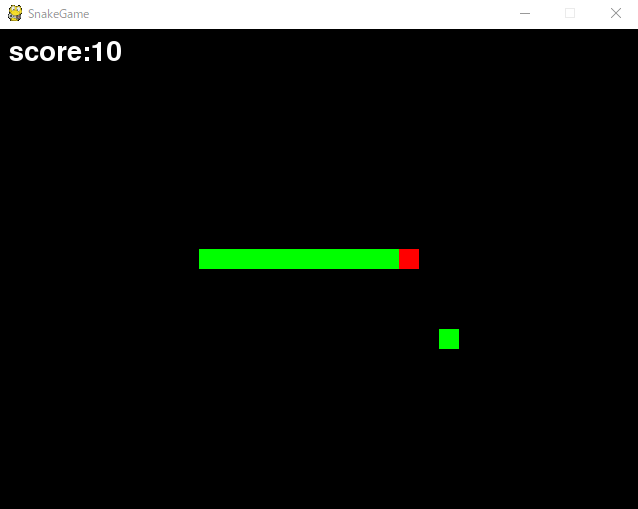

Write Python code to recreate this figure.
import pygame
import random
import numpy as np
import sys
from gif_creater import Gif #外部ファイル

BLACK = (0,0,0)
RED = (255,0,0)
GREEN = (0,255,0)
WHITE = (255,255,255)
GRAY = (128,128,128)
GOLD = (255,215,0)
SILVER = (194,200,206)
BRONZE = (196,112,34)

X = 640 #画面のx座標の大きさ
Y = 480 #画面のy座標の大きさ
BLOCK_SIZE = 20

pygame.init() #pygameの初期化
pygame.display.set_caption("SnakeGame")
screen = pygame.display.set_mode((X, Y))
clock = pygame.time.Clock()
gif = Gif() #外部ファイルのクラス

class Snake():
    def __init__(self):
        self.x = X/2 #蛇の頭のx座標
        self.y = Y/2 #蛇の頭のy座標
        self.head = 0
        self.bodys = [True] #蛇の体を1つ分生成
        self.body_color = GREEN
        self.x_speed = 0
        self.y_speed = 0
        self.move_distance = 0
        self.direction()

    def direction(self):
        """最初の進行方向をランダムに決定"""
        way = random.choice(("left", "right", "up", "down"))
        if way == "left":
            self.x_speed = -BLOCK_SIZE
        elif way == "right":
            self.x_speed = BLOCK_SIZE
        elif way == "up":
            self.y_speed = -BLOCK_SIZE
        elif way == "down":
            self.y_speed = BLOCK_SIZE

    def move(self):
        """x方向とy方向のスピードの決定"""
        press = pygame.key.get_pressed()
        #左が押されたとき
        if press[pygame.K_LEFT]:
            #進行方向の逆向きに進まないようにする
            if self.x_speed <= 0:
                self.x_speed = -BLOCK_SIZE
                self.y_speed = 0
        #右が押されたとき
        elif press[pygame.K_RIGHT]:
            if self.x_speed >= 0:
                self.x_speed = BLOCK_SIZE
                self.y_speed = 0
        #上が押されたとき
        elif press[pygame.K_UP]:
            if self.y_speed <= 0:
                self.x_speed = 0
                self.y_speed = -BLOCK_SIZE
        #下が押されたとき
        elif press[pygame.K_DOWN]:
            if self.y_speed >= 0:
                self.x_speed = 0
                self.y_speed = BLOCK_SIZE

    def draw_head(self):
        """頭の描画"""
        self.x += self.x_speed
        self.y += self.y_speed
        self.head = pygame.Rect(self.x, self.y, BLOCK_SIZE, BLOCK_SIZE)
        pygame.draw.rect(screen, RED, self.head) #蛇の頭を生成

    def draw_face(self):
        """顔の描画"""
        face = np.array([[0,0,0,0,0,0,0,0,0,0,0,0,0,0,0,0,0,0,0,0],
                         [0,0,0,0,0,0,0,0,0,0,0,0,0,0,0,0,0,0,0,0],
                         [0,0,0,0,0,0,0,0,0,0,0,0,0,0,0,0,0,0,0,0],
                         [0,0,0,0,0,0,0,0,0,0,0,0,1,1,0,0,0,0,0,0],
                         [0,0,0,0,0,0,0,0,0,0,0,1,1,1,1,0,0,0,0,0],
                         [0,0,0,0,0,0,0,0,0,0,0,1,1,1,1,1,0,0,0,0],
                         [0,0,0,0,0,0,0,0,0,0,0,1,1,1,1,1,0,0,0,0],
                         [0,0,0,0,0,0,0,0,0,0,0,1,1,1,1,1,0,0,0,0],
                         [0,0,0,0,0,0,0,0,0,0,0,1,1,1,1,0,0,0,0,0],
                         [0,0,0,0,0,0,0,0,0,0,0,0,1,1,0,0,0,0,0,0],
                         [0,0,0,0,0,0,0,0,0,0,0,0,0,0,0,0,0,0,0,0],
                         [0,0,0,0,0,0,0,0,0,0,0,0,0,0,0,0,0,0,0,0],
                         [0,0,0,0,0,0,0,0,0,0,0,0,0,0,0,0,0,0,0,0],
                         [0,0,0,0,0,0,0,0,0,0,0,0,0,0,0,0,0,0,0,1],
                         [0,0,0,0,0,0,0,0,0,0,0,0,0,0,0,0,1,1,1,1],
                         [0,0,0,0,0,0,0,0,0,0,0,0,1,1,1,1,1,1,1,1],
                         [0,0,0,0,0,0,0,0,0,0,1,1,1,1,1,1,1,1,1,1],
                         [0,0,0,0,0,0,0,0,0,0,0,0,0,0,0,0,0,1,1,1],
                         [0,0,0,0,0,0,0,0,0,0,0,0,0,0,0,0,0,0,0,1],
                         [0,0,0,0,0,0,0,0,0,0,0,0,0,0,0,0,0,0,0,0]])
        #頭とえさとの衝突して進んだ距離が2以下のとき
        if (self.x == food.x and self.y == food.y) or (self.move_distance >= 1 and self.move_distance <= 2):
            face[10:,:] = 0
            self.move_distance += 1
        else:
            self.move_distance = 0
        #進む方向によりfaceを回転
        if self.x_speed < 0:
            face = np.fliplr(face)
        elif self.y_speed < 0:
            face = np.rot90(face, k=1)
        elif self.y_speed > 0:
            face = np.rot90(face, k=-1)
        #faceの描画
        for i in range(len(face)):
            for j in range(len(face[i])):
                if face[i][j] == 1:
                    pygame.draw.circle(screen, BLACK, (int(self.x+j), int(self.y+i)), 1)

    def eat_food(self, food):
        """頭とえさとの衝突判定"""
        if self.x == food.x and self.y == food.y:
            food.generate()
            self.bodys.append(True)

    def draw_body(self):
        """胴体の描画"""
        previous_bodys = []
        for i in range(len(self.bodys)):
            previous_bodys.append(self.bodys[i]) #previous_bodys[i]にbodys[i]を保存
            #bodys[0]はheadの真後ろに描画
            if i == 0:
                if self.x_speed < 0:
                    self.bodys[i] = pygame.Rect(self.x+BLOCK_SIZE, self.y, BLOCK_SIZE, BLOCK_SIZE)
                elif self.x_speed > 0:
                    self.bodys[i] = pygame.Rect(self.x-BLOCK_SIZE, self.y, BLOCK_SIZE, BLOCK_SIZE)
                elif self.y_speed < 0:
                    self.bodys[i] = pygame.Rect(self.x, self.y+BLOCK_SIZE, BLOCK_SIZE, BLOCK_SIZE)
                elif self.y_speed > 0:
                    self.bodys[i] = pygame.Rect(self.x, self.y-BLOCK_SIZE, BLOCK_SIZE, BLOCK_SIZE)
            else:
                self.bodys[i] = previous_bodys[i-1]
            #bodys[i]の描画
            pygame.draw.rect(screen, self.body_color, self.bodys[i])

    def collide_wall(self):
        """頭と壁との衝突判定"""
        if self.x < 0 or self.x > X-BLOCK_SIZE or self.y < 0 or self.y > Y-BLOCK_SIZE:
            write.gameover()

    def collide_me(self):
        """頭と体の衝突判定"""
        if len(self.bodys) >= 4:
            for body in self.bodys:
                if self.head.clip(body):
                    write.gameover()


class Food():
    def __init__(self):
        self.x = 0
        self.y = 0
        self.apple = pygame.image.load("./apple.png")
        self.generate()

    def generate(self):
        """えさの位置をランダムに決定"""
        self.x = random.randint(0, (X-BLOCK_SIZE)/BLOCK_SIZE)*BLOCK_SIZE
        self.y = random.randint(0, (Y-BLOCK_SIZE)/BLOCK_SIZE)*BLOCK_SIZE

    def draw(self):
        """えさの描画"""
        apple = pygame.transform.scale(self.apple, (BLOCK_SIZE, BLOCK_SIZE))
        screen.blit(apple, (self.x, self.y))


class Write():
    def score(self):
        """得点の表示"""
        score_font = pygame.font.SysFont(None, 40)
        score = score_font.render("score:{}".format(str(len(snake.bodys)-1)), True, WHITE)
        screen.blit(score, (10, 10))

    def gameover(self):
        """ゲームオーバーの文字を1秒間表示"""
        global game_state
        gameover_font = pygame.font.SysFont(None, 80)
        gameover = gameover_font.render("GAME OVER", True, RED)
        screen.blit(gameover, ((X-gameover.get_width())/2, Y/2))
        #Gifクラスのduration=100より10個分の画像を保存
        for i in range(10):
            gif.save(screen)
        pygame.display.flip()
        pygame.time.wait(1000) #1秒待つ
        save.score()
        game_state = RANKING

    def ranking(self):
        """ランキングの文字を表示"""
        ranking_font = pygame.font.SysFont(None, 100)
        ranking = ranking_font.render("RANKING", True, RED)
        screen.blit(ranking, ((X-ranking.get_width())/2, 40))

    def first(self):
        """1位の表示"""
        first_font = pygame.font.SysFont(None, 65)
        first = first_font.render("1st{:>5}".format(str(save.high_scores[0].rstrip('\n'))), True, GOLD)
        screen.blit(first, (X/4, 140))

    def second(self):
        """2位の表示"""
        second_font = pygame.font.SysFont(None, 56)
        second = second_font.render("2nd{:>5}".format(str(save.high_scores[1].rstrip('\n'))), True, SILVER)
        screen.blit(second, (X/4, 220))

    def third(self):
        """3位の表示"""
        third_font = pygame.font.SysFont(None, 60)
        third = third_font.render("3rd{:>5}".format(str(save.high_scores[2].rstrip('\n'))), True, BRONZE)
        screen.blit(third, (X/4, 300))

    def restart(self, left):
        """Restartの文字を表示"""
        restart_font = pygame.font.SysFont(None, 40)
        if left == True:
            restart = restart_font.render("Restart", True, GREEN)
        else:
            restart = restart_font.render("Restart", True, GRAY)
        screen.blit(restart, (420, 400))

    def quit(self, right):
        """Quitの文字を表示"""
        quit_font = pygame.font.SysFont(None, 40)
        if right == True:
            quit = quit_font.render("Quit", True, GREEN)
        else:
            quit = quit_font.render("Quit", True, GRAY)
        screen.blit(quit, (540, 400))


class Save():
    def __init__(self):
        self.high_scores = []

    def score(self):
        """上位3つの得点をファイルに保存"""
        #ファイルの読み込み
        f1 = open("./high_scores.txt", "r")
        rewrite = False
        for row in f1:
            if len(snake.bodys)-1 > int(row) and rewrite == False:
                self.high_scores.append(str(len(snake.bodys)-1)+"\n")
                self.high_scores.append(row)
                rewrite = True
            else:
                self.high_scores.append(row)
        f1.close
        #ファイルの書き込み
        f2 = open("./high_scores.txt", "w")
        for i in range(3):
            f2.write(self.high_scores[i])
        f2.close


class Select():
    def __init__(self):
        self.left = True
        self.right = False

    def quit(self):
        """ゲームを終えるか選ぶ"""
        global game_state
        #←か→が押されたとき
        press = pygame.key.get_pressed()
        if press[pygame.K_LEFT]:
            self.left = True
            self.right = False
        elif press[pygame.K_RIGHT]:
            self.left = False
            self.right = True
        #文字の表示
        write.restart(self.left)
        write.quit(self.right)
        #Enterが押されたとき
        if press[pygame.K_RETURN]:
            if self.left == True:
                game_state = PLAY
            else:
                game_state = END


class Hiddencommand():
    def __init__(self):
        self.G_lock = False

    def grid(self):
        """「g」が押されたら線を碁盤目状に描画"""
        press = pygame.key.get_pressed()
        if press[pygame.K_g]:
            self.G_lock = not self.G_lock #TrueとFalseを交互に代入
        #G_lockがTrueのとき
        if self.G_lock == True:
            for i in range(0, X, BLOCK_SIZE):
                pygame.draw.line(screen, GRAY, (i,0), (i,Y))
            for i in range(0, Y, BLOCK_SIZE):
                pygame.draw.line(screen, GRAY, (0,i), (X,i))

    def color(self):
        """「c」が押されたとき蛇の胴体の色をランダムに変化させる"""
        press = pygame.key.get_pressed()
        if press[pygame.K_c]:
            r = random.randint(0, 255)
            g = random.randint(0, 255)
            b = random.randint(0, 255)
            snake.body_color = (r,g,b)


playing = True
PLAY, RANKING, END = (0, 1, 2) #ゲーム状態
game_state = PLAY

while playing:
    snake = Snake()
    food = Food()
    write = Write()
    save = Save()
    select = Select()
    hiddencomand = Hiddencommand()

    while game_state == PLAY:
        for event in pygame.event.get():
            if event.type == pygame.QUIT:
                game_state = END

        screen.fill(BLACK)
        write.score()

        hiddencomand.grid()
        hiddencomand.color()

        food.draw()

        snake.move()
        snake.draw_head()
        snake.draw_face()
        snake.eat_food(food)
        snake.draw_body()
        snake.collide_wall()
        snake.collide_me()

        gif.save(screen)
        pygame.display.flip()
        clock.tick(10 + len(snake.bodys)/2)

    while game_state == RANKING:
        for event in pygame.event.get():
            if event.type == pygame.QUIT:
                game_state = END

        screen.fill(BLACK)

        write.ranking()
        write.first()
        write.second()
        write.third()
        select.quit()

        gif.save(screen)
        pygame.display.flip()
        clock.tick(10)

    if game_state == END:
        gif.create(False) #引数がTrueのときgifの作成
        playing = False


pygame.quit()
sys.exit()